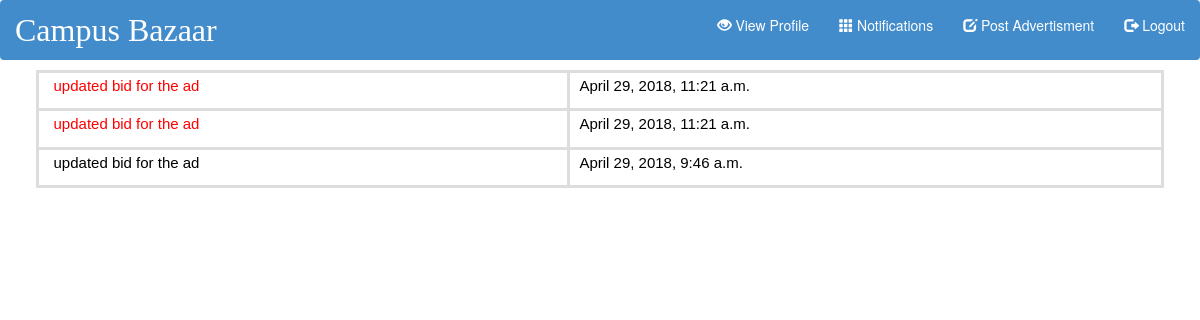
/app/notifications/ (signed in), run on an earlier commit of the app's database.
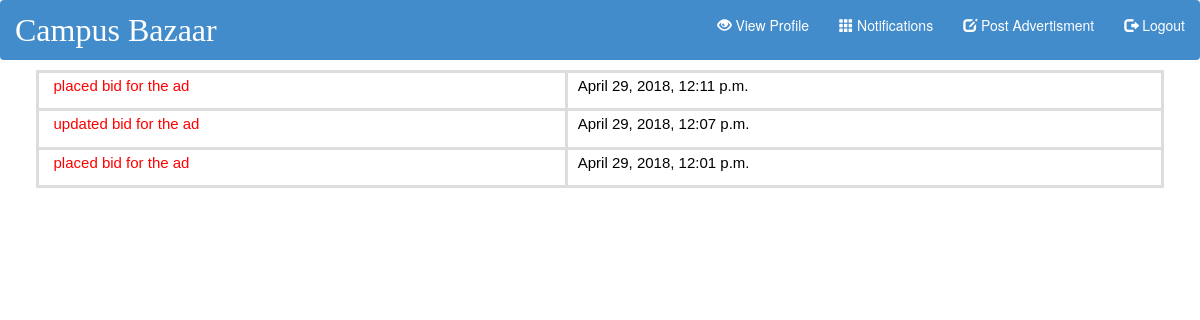
And on a later commit of the database.
### app/models.py (models this page shows, shortened)
class Advertisement(models.Model):
	user = models.ForeignKey(Profile,on_delete=models.DO_NOTHING)
	image = models.ImageField(upload_to = 'ad_pic/', default = 'ad_pic/bat.png')
	title = models.CharField(max_length = 200)
	description = models.CharField(max_length = 500)
	tags=models.ManyToManyField(Tag)
	price = models.FloatField(default=0.0)
	timestamp = models.DateTimeField(auto_now_add=True)
	status=models.IntegerField(default=-1)
	def __str__(self):
		return str(self.id)

class Notification(models.Model):
	ad_id = models.ForeignKey(Advertisement,null=True,on_delete=models.CASCADE)
	seller = models.ForeignKey(Profile,related_name='%(class)s_seller',on_delete=models.CASCADE)
	buyer = models.ForeignKey(Profile,related_name='%(class)s_buyer',on_delete=models.CASCADE)
	notify_type = models.IntegerField(default=0)
	read_status = models.BooleanField(default=0)
	timestamp = models.DateTimeField(auto_now_add=True)
	meta_data = models.CharField(max_length=100,default='')

### app/views.py (the view)
@csrf_exempt
@login_required(login_url='/app/')
def view_notifications(request):
	assert(request.method == 'GET')
	profile = Profile.objects.filter(user=request.user)[0]
	criterion1 = Q(buyer=profile) & (Q(notify_type=constants.ACCEPT_BID) | Q(notify_type=constants.DELETE_AD))
	criterion2 = Q(seller=profile) & (Q(notify_type=constants.UPDATE_BID) | Q(notify_type=constants.NEW_BID) | Q(notify_type=constants.REMOVE_BID))
	result = Notification.objects.filter(criterion1 | criterion2).order_by('-timestamp').distinct()
	notifications = []
	for r in result:
		notify_obj = {'ad_id':r.ad_id,'seller':r.seller,'buyer':r.buyer,
			'notify_type':r.notify_type,'read_status':r.read_status,'timestamp':r.timestamp,'meta_data':r.meta_data}
		if (r.notify_type == constants.UPDATE_BID or r.notify_type == constants.NEW_BID) :
			notify_obj['link_param'] = r.ad_id
		if (r.notify_type == constants.ACCEPT_BID) :
			notify_obj['link_param'] = r.seller
		if (not(r.read_status)) :
			r.read_status = True
			r.save()
		if (r.notify_type == constants.DELETE_AD) :
			print(r.meta_data)
		notifications.append(notify_obj)
	return render(request, 'notifications.html',{'notifications':notifications})

### templates/notifications.html (shortened to what this page needs)
{% extends "theme.html" %}
{% load bootstrap3 %}
{% block body %}
<table id="notiftable">
{% for update in notifications %}
 <tr>
    <td>
	{% if update.notify_type == 1%}
	  <form action="{% url 'bidListURL' %}" method="GET">
        <a style="text-decoration:none" href="#" onclick="this.parentNode.submit()">
		  {% if update.read_status == True%}
		  <p style="font-size: 15px;color:black" > &nbsp&nbsp {%bootstrap_label update.buyer.username %} updated bid for the ad {%bootstrap_label update.ad_id.title %}</p>
		  {% else %}
		  <p style="font-size: 15px;color:red" > &nbsp&nbsp {%bootstrap_label update.buyer.username %} updated bid for the ad {%bootstrap_label update.ad_id.title %}</p>
		  {% endif %}</a> </form>
	{% elif update.notify_type == 3 %}
		<form action="{% url 'bidListURL' %}" method="GET">
        <a style="text-decoration:none" href="#" onclick="this.parentNode.submit()">
		  {% if update.read_status == True%}
		  <p style="font-size: 15px;color:black" > &nbsp&nbsp {%bootstrap_label update.buyer.username %} placed bid for the ad {%bootstrap_label update.ad_id.title %}</p>
		  {% else %}
		  <p style="font-size: 15px;color:red" > &nbsp&nbsp {%bootstrap_label update.buyer.username %} placed bid for the ad {%bootstrap_label update.ad_id.title %}</p>
		  {% endif %}</a> </form>
	{% endif %}
	</td>
	<td>
	 <p style="font-size: 15px;color:black"> &nbsp {{update.timestamp}}</p>
    </td>
  </tr>
{% endfor %}
</table>
{% endblock %}

### templates/theme.html (shortened to what this page needs)
{% load static %}
<!DOCTYPE html>
<html lang="en" style="height:100%">
   <head>
      <link rel="stylesheet" href="{% static 'global/css/bootstrap.min.css' %}">
   </head>
   <body style="height:100%; color: black">
      <nav class="navbar navbar-inverse" style="background-color: #428ccc">
        <div class="container-fluid">
          <div class="navbar-header" >
            <a class="navbar-brand" href="{% url 'feed' %}">Campus Bazaar</a>
          </div>
          <ul class="nav navbar-nav navbar-right">
            <li><a href="{% url 'userProfile' %}"><span class="glyphicon glyphicon-eye-open"></span> View Profile </a></li>
            <li><a href="{% url 'viewNotificationsURL' %}"><span class="glyphicon glyphicon-th"></span> Notifications</a></li>
            <li><a href="{% url 'adForm' %}"><span class="glyphicon glyphicon-edit"></span> Post Advertisment </a></li>
            <li><a href="{% url 'logoutURL' %}"><span class="glyphicon glyphicon-log-out"></span> Logout </a></li>
          </ul>
        </div>
      </nav>
      <div class="bg-1">
        <div style="margin-left:3%; margin-right:3%;  color: white">
         {% block body %}{% endblock %}
         <br>
        </div>
      </div>
   </body>
</html>

### templates/theme.html (style rules this page uses)
.navbar { background-color: #428cca; }
.bg-1 { color: gray; }
.nav.navbar-nav.navbar-right li a { color: white; }
.navbar-inverse .navbar-brand { color: white; margin: 5px; font-size: 32px; font-family: "Times New Roman", Times, serif; }
.navbar { position: relative; min-height: 60px; margin-bottom: 10px; border: 0px solid transparent; }

### templates/notifications.html (style rules this page uses)
#notiftable { font-family: "Trebuchet MS", Arial, Helvetica, sans-serif; border-collapse: collapse; width: 100%; }
#notiftable td { border: 3px solid #ddd; padding: 2px; }

What changed in the data, as far as the page shows it:
removed Advertisement: shows "updated bid for the ad", timestamp "April 29, 2018, 11:21 a.m.", timestamp "April 29, 2018, 9:46 a.m."
now on this page (row edited): Advertisement: shows "placed bid for the ad", timestamp "April 29, 2018, 12:11 p.m."
added Advertisement: shows "updated bid for the ad", timestamp "April 29, 2018, 12:07 p.m.", shows "placed bid for the ad", timestamp "April 29, 2018, 12:01 p.m."
